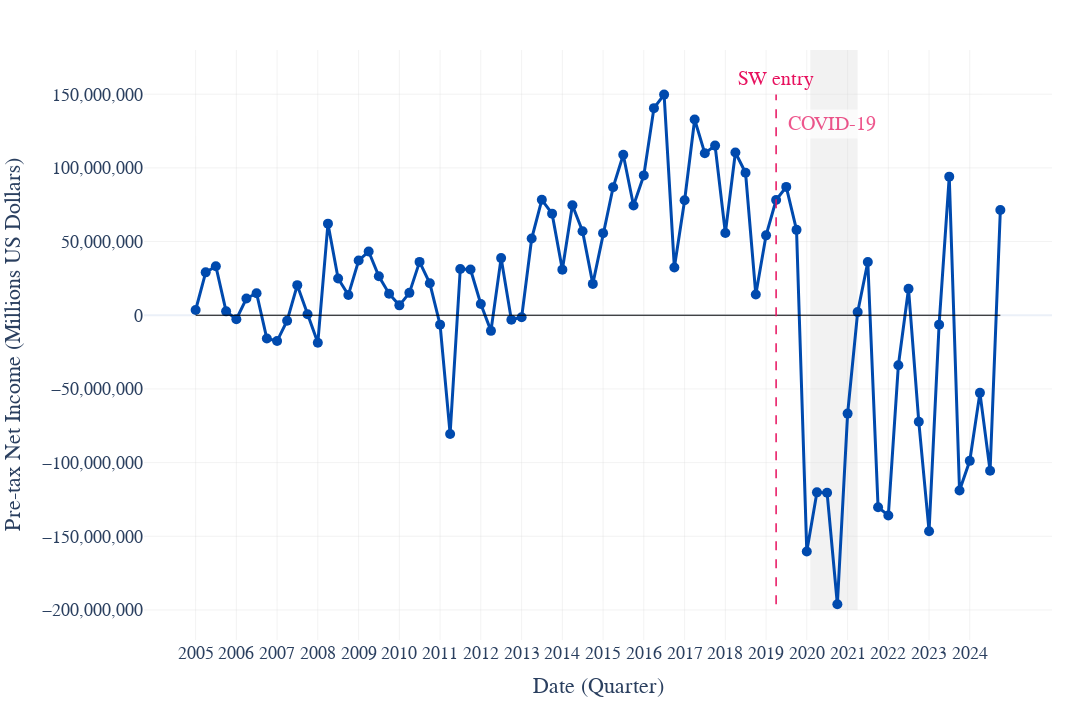

The code cell stored with this chart in its notebook:
### Code cell
# -----------------------
# Prepare data
# -----------------------
rev_plot_data = costs[['date', 'INCOME_PRE_TAX']].copy()
rev_plot_data['INCOME_PRE_TAX'] *= 1000

year_tick_vals = (
    rev_plot_data
    .groupby(rev_plot_data['date'].dt.year)['date']
    .first()
    .to_numpy()
)

unique_years = rev_plot_data['date'].dt.year.unique()

# -----------------------
# Create figure
# -----------------------
fig = go.Figure()

# Income line with markers
fig.add_trace(
    go.Scatter(
        x=rev_plot_data['date'],
        y=rev_plot_data['INCOME_PRE_TAX'],
        mode='lines+markers',
        line=dict(
            color='rgba(0, 74, 174, 1)',
            width=3
        ),
        marker=dict(
            color='rgba(0, 74, 174, 1)',
            size=10,
            symbol='circle'
        )
    )
)

# Horizontal zero line
fig.add_shape(
    type='line',
    x0=rev_plot_data['date'].min(), y0=0,
    x1=rev_plot_data['date'].max(), y1=0,
    line=dict(color='black', width=1)
)

# Southwest entry vertical line
fig.add_shape(
    type='line',
    x0=pd.to_datetime('2019-04-01'), y0=rev_plot_data['INCOME_PRE_TAX'].min(),
    x1=pd.to_datetime('2019-04-01'), y1=rev_plot_data['INCOME_PRE_TAX'].max(),
    line=dict(color='rgba(231, 17, 94, 1)', width=1.5, dash='dash')
)

fig.add_annotation(
    x=pd.to_datetime('2019-04-01'),
    y=rev_plot_data['INCOME_PRE_TAX'].max() + 10_000_000,
    text='SW entry',
    showarrow=False,
    font=dict(
        family='Arial',
        size=20,
        color='rgba(231, 17, 94, 1)'
    )
)

# COVID-19 shaded period
fig.add_shape(
    type='rect',
    x0='2020-02-01',
    x1='2021-04-01',
    y0=-200_000_000,
    y1=180_000_000,
    fillcolor='lightgray',
    opacity=0.3,
    layer='below',
    line_width=0
)

fig.add_annotation(
    x='2020-08-10',
    y=130_000_000,
    text='COVID-19',
    showarrow=False,
    align='center',
    font=dict(
        family='Arial',
        size=20,
        color='rgba(231, 17, 94, 1)'
    ),
    bgcolor='white',
    opacity=0.7,
    borderpad=4
)

# -----------------------
# Layout
# -----------------------
fig.update_layout(
    width=1280,
    height=720,
    font=dict(
        family='Arial',
        size=20
    ),
    xaxis=dict(
        title='Date (Quarter)',
        title_font=dict(size=22),
        tickmode='array',
        tickvals=year_tick_vals,
        ticktext=unique_years,
        tickfont=dict(size=18),
        gridcolor='rgba(211, 211, 211, 0.3)',
        gridwidth=1,
        showgrid=True
    ),
    yaxis=dict(
        title='Pre-tax Net Income (Millions US Dollars)',
        title_font=dict(size=22),
        tickfont=dict(size=18),
        gridcolor='rgba(211, 211, 211, 0.3)',
        gridwidth=1,
        showgrid=True,
        tickformat=','
    ),
    margin=dict(t=50, b=80, l=100, r=40),
    template='plotly_white',
    plot_bgcolor='rgba(255, 255, 255, 1)'
)

fig.show()

fig.write_image(PLOT_FOLDER / "HA_income.png",scale=3)

### Figure 1 — Plotly figure (JSON) as saved in the notebook; plotly's stock layout.template omitted (floating-point values rounded to 4 significant figures)
{"data": [{"line": {"color": "rgba(0, 74, 174, 1)", "width": 3}, "marker": {"color": "rgba(0, 74, 174, 1)", "size": 10, "symbol": "circle"}, "mode": "lines+markers", "type": "scatter", "x": ["2005-01-01T00:00:00.000000", "2005-04-01T00:00:00.000000", "2005-07-01T00:00:00.000000", "2005-10-01T00:00:00.000000", "2006-01-01T00:00:00.000000", "2006-04-01T00:00:00.000000", "2006-07-01T00:00:00.000000", "2006-10-01T00:00:00.000000", "2007-01-01T00:00:00.000000", "2007-04-01T00:00:00.000000", "2007-07-01T00:00:00.000000", "2007-10-01T00:00:00.000000", "2008-01-01T00:00:00.000000", "2008-04-01T00:00:00.000000", "2008-07-01T00:00:00.000000", "2008-10-01T00:00:00.000000", "2009-01-01T00:00:00.000000", "2009-04-01T00:00:00.000000", "2009-07-01T00:00:00.000000", "2009-10-01T00:00:00.000000", "2010-01-01T00:00:00.000000", "2010-04-01T00:00:00.000000", "2010-07-01T00:00:00.000000", "2010-10-01T00:00:00.000000", "2011-01-01T00:00:00.000000", "2011-04-01T00:00:00.000000", "2011-07-01T00:00:00.000000", "2011-10-01T00:00:00.000000", "2012-01-01T00:00:00.000000", "2012-04-01T00:00:00.000000", "2012-07-01T00:00:00.000000", "2012-10-01T00:00:00.000000", "2013-01-01T00:00:00.000000", "2013-04-01T00:00:00.000000", "2013-07-01T00:00:00.000000", "2013-10-01T00:00:00.000000", "2014-01-01T00:00:00.000000", "2014-04-01T00:00:00.000000", "2014-07-01T00:00:00.000000", "2014-10-01T00:00:00.000000", "2015-01-01T00:00:00.000000", "2015-04-01T00:00:00.000000", "2015-07-01T00:00:00.000000", "2015-10-01T00:00:00.000000", "2016-01-01T00:00:00.000000", "2016-04-01T00:00:00.000000", "2016-07-01T00:00:00.000000", "2016-10-01T00:00:00.000000", "2017-01-01T00:00:00.000000", "2017-04-01T00:00:00.000000", "2017-07-01T00:00:00.000000", "2017-10-01T00:00:00.000000", "2018-01-01T00:00:00.000000", "2018-04-01T00:00:00.000000", "2018-07-01T00:00:00.000000", "2018-10-01T00:00:00.000000", "2019-01-01T00:00:00.000000", "2019-04-01T00:00:00.000000", "2019-07-01T00:00:00.000000", "2019-10-01T00:00:00.000000", "2020-01-01T00:00:00.000000", "2020-04-01T00:00:00.000000", "2020-07-01T00:00:00.000000", "2020-10-01T00:00:00.000000", "2021-01-01T00:00:00.000000", "2021-04-01T00:00:00.000000", "2021-07-01T00:00:00.000000", "2021-10-01T00:00:00.000000", "2022-01-01T00:00:00.000000", "2022-04-01T00:00:00.000000", "2022-07-01T00:00:00.000000", "2022-10-01T00:00:00.000000", "2023-01-01T00:00:00.000000", "2023-04-01T00:00:00.000000", "2023-07-01T00:00:00.000000", "2023-10-01T00:00:00.000000", "2024-01-01T00:00:00.000000", "2024-04-01T00:00:00.000000", "2024-07-01T00:00:00.000000", "2024-10-01T00:00:00.000000"], "y": [3566000.0, 29110000.0, 33280000.0, 2634000.0, -2723000.0, 11340000.0, 14960000.0, -15790000.0, -17520000.0, -3738000.0, 20430000.0, 698500.0, -18690000.0, 62150000.0, 24980000.0, 13790000.0, 37160000.0, 43250000.0, 26480000.0, 14620000.0, 6718000.0, 15190000.0, 36210000.0, 21690000.0, -6373000.0, -80550000.0, 31410000.0, 31010000.0, 7638000.0, -10610000.0, 38770000.0, -3041000.0, -1415000.0, 52050000.0, 78330000.0, 68940000.0, 30940000.0, 74620000.0, 57000000.0, 21270000.0, 55700000.0, 86840000.0, 109000000.0, 74420000.0, 94900000.0, 140500000.0, 149700000.0, 32370000.0, 78010000.0, 132800000.0, 109900000.0, 115100000.0, 55840000.0, 110400000.0, 96680000.0, 14070000.0, 54230000.0, 78180000.0, 87100000.0, 57930000.0, -160400000.0, -120200000.0, -120500000.0, -196100000.0, -66740000.0, 2122000.0, 36160000.0, -130300000.0, -135900000.0, -33950000.0, 17940000.0, -72320000.0, -146500000.0, -6371000.0, 94070000.0, -119000000.0, -98800000.0, -52680000.0, -105500000.0, 71460000.0]}], "layout": {"annotations": [{"font": {"color": "rgba(231, 17, 94, 1)", "family": "Arial", "size": 20}, "showarrow": false, "text": "SW entry", "x": "2019-04-01T00:00:00", "y": 159731680}, {"align": "center", "bgcolor": "white", "borderpad": 4, "font": {"color": "rgba(231, 17, 94, 1)", "family": "Arial", "size": 20}, "opacity": 0.7, "showarrow": false, "text": "COVID-19", "x": "2020-08-10", "y": 130000000}], "font": {"family": "Arial", "size": 20}, "height": 720, "margin": {"b": 80, "l": 100, "r": 40, "t": 50}, "plot_bgcolor": "rgba(255, 255, 255, 1)", "shapes": [{"line": {"color": "black", "width": 1}, "type": "line", "x0": "2005-01-01T00:00:00", "x1": "2024-10-01T00:00:00", "y0": 0, "y1": 0}, {"line": {"color": "rgba(231, 17, 94, 1)", "dash": "dash", "width": 1.5}, "type": "line", "x0": "2019-04-01T00:00:00", "x1": "2019-04-01T00:00:00", "y0": -196126060, "y1": 149731680}, {"fillcolor": "lightgray", "layer": "below", "line": {"width": 0}, "opacity": 0.3, "type": "rect", "x0": "2020-02-01", "x1": "2021-04-01", "y0": -200000000, "y1": 180000000}], "width": 1280, "xaxis": {"gridcolor": "rgba(211, 211, 211, 0.3)", "gridwidth": 1, "showgrid": true, "tickfont": {"size": 18}, "tickmode": "array", "ticktext": [2005, 2006, 2007, 2008, 2009, 2010, 2011, 2012, 2013, 2014, 2015, 2016, 2017, 2018, 2019, 2020, 2021, 2022, 2023, 2024], "tickvals": ["2005-01-01T00:00:00.000000", "2006-01-01T00:00:00.000000", "2007-01-01T00:00:00.000000", "2008-01-01T00:00:00.000000", "2009-01-01T00:00:00.000000", "2010-01-01T00:00:00.000000", "2011-01-01T00:00:00.000000", "2012-01-01T00:00:00.000000", "2013-01-01T00:00:00.000000", "2014-01-01T00:00:00.000000", "2015-01-01T00:00:00.000000", "2016-01-01T00:00:00.000000", "2017-01-01T00:00:00.000000", "2018-01-01T00:00:00.000000", "2019-01-01T00:00:00.000000", "2020-01-01T00:00:00.000000", "2021-01-01T00:00:00.000000", "2022-01-01T00:00:00.000000", "2023-01-01T00:00:00.000000", "2024-01-01T00:00:00.000000"], "title": {"font": {"size": 22}, "text": "Date (Quarter)"}}, "yaxis": {"gridcolor": "rgba(211, 211, 211, 0.3)", "gridwidth": 1, "showgrid": true, "tickfont": {"size": 18}, "tickformat": ",", "title": {"font": {"size": 22}, "text": "Pre-tax Net Income (Millions US Dollars)"}}}}
